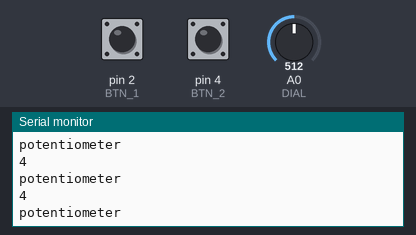
The sketch below on a simulated Arduino Uno, built with avr-gcc and run on an emulated ATmega328P. On the bench: the last lines printed to the serial monitor. The inputs (shaded band) are chosen by the test bench; at power-on: pin 2 (BTN_1) LOW, pin 4 (BTN_2) LOW, A0 (DIAL) = 512.

Above: at 1.2 s.
1.3 s: pin 2 (BTN_1) pulled HIGH for 0.15 s
2.9 s: pin 4 (BTN_2) pulled HIGH for 3.2 s
At 4.0 s:
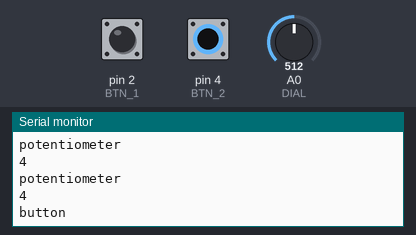
9.1 s: pin 2 (BTN_1) pulled HIGH for 3.2 s
15.3 s: pin 4 (BTN_2) pulled HIGH for 3.2 s
21.5 s: A0 (DIAL) set to 716
At 22.2 s:
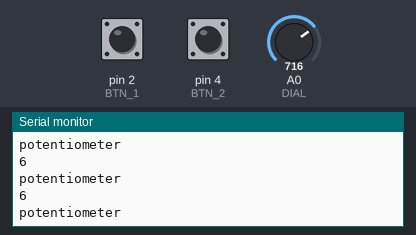
23.0 s: pin 2 (BTN_1) pulled HIGH for 3.2 s
Timing chart, 0 to 26.0 s (numbered marks = the images above; inputs shaded):
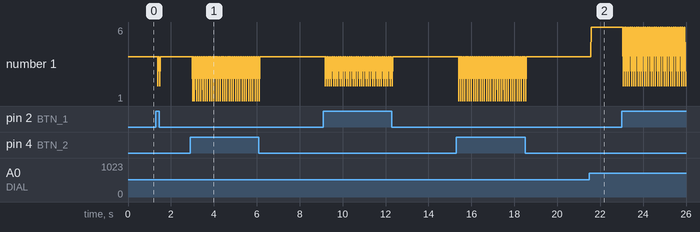

The sketch:

PhysicalInterface.ino
```cpp
/*
Physical Interface
Author: Chenyi Wang
Date: 11/26/2023

Prompt: Build a sketch with a physical interface - take one of your early p5 sketches and make it controllable with digital or analog inputs using serial.

Iteration on tic-tac-toe game - switch the game board to a p5 sketch interface while keeping the player controls physical
*/

/* pins */
const int DIAL = A0;            // input pin for potentiometer
const int BTN_1 = 2;            // input pin for pushbutton 1
const int BTN_2 = 4;            // input pin for pushbutton 2

/* potentiometer values */
int dialCurrValue = 0;
int dialMaxValue = 1023;

/* button */
enum btn_states {
  BTN_PRESSED,
  PRESSED_TO_RELEASED,
  BTN_RELEASED,
  RELEASED_TO_PRESSED
};
btn_states button = BTN_RELEASED;
int buttonState = 0;

void setup() {
  // declare pins
  pinMode(DIAL, INPUT);
  pinMode(BTN_1, INPUT);
  pinMode(BTN_2, INPUT);

  Serial.begin(9600);
}

void loop() {

  dialCurrValue = analogRead(DIAL);

  if (dialCurrValue <= dialMaxValue/9) {
    Serial.println("potentiometer");
    Serial.println(0);  // box index 0 selected
  }
  else if (dialCurrValue > dialMaxValue/9 && dialCurrValue <= dialMaxValue/9*2) {
    Serial.println("potentiometer");
    Serial.println(1);  // box index 1 selected
  }
  else if (dialCurrValue > dialMaxValue/9*2 && dialCurrValue <= dialMaxValue/9*3) {
    Serial.println("potentiometer");
    Serial.println(2);  // box index 2 selected
  }
  else if (dialCurrValue > dialMaxValue/9*3 && dialCurrValue <= dialMaxValue/9*4) {
    Serial.println("potentiometer");
    Serial.println(3);  // box index 3 selected
  }
  else if (dialCurrValue > dialMaxValue/9*4 && dialCurrValue <= dialMaxValue/9*5) {
    Serial.println("potentiometer");
    Serial.println(4);  // box index 4 selected
  }
  else if (dialCurrValue > dialMaxValue/9*5 && dialCurrValue <= dialMaxValue/9*6) {
    Serial.println("potentiometer");
    Serial.println(5);  // box index 5 selected
  }
  else if (dialCurrValue > dialMaxValue/9*6 && dialCurrValue <= dialMaxValue/9*7) {
    Serial.println("potentiometer");
    Serial.println(6);  // box index 6 selected
  }
  else if (dialCurrValue > dialMaxValue/9*7 && dialCurrValue <= dialMaxValue/9*8) {
    Serial.println("potentiometer");
    Serial.println(7);  // box index 7 selected
  }
  else if (dialCurrValue > dialMaxValue/9*8) {
    Serial.println("potentiometer");
    Serial.println(8);  // box index 8 selected
  }

  pushbutton(BTN_1);
  pushbutton(BTN_2);
}

void pushbutton(int btn) {
  // read the state of the pushbutton value
  buttonState = digitalRead(btn);

  // determines next state based on the current pushbutton state
  switch (button) {
    // if button is pushed, go to transition state, if not, stay in current state
    case BTN_RELEASED:
      if (buttonState == HIGH) button = RELEASED_TO_PRESSED;
      else button = BTN_RELEASED;
      break;
    // while in transition state, wait for 50 ms for the pushbutton to become steady
    // afterwards, send serial msg, then go to the pressed state
    case RELEASED_TO_PRESSED:
      delay(50);
      button = BTN_PRESSED;
      if (btn == BTN_1) {
        Serial.println("button");
        Serial.println(1);  // button 1 pressed
      }
      else if (btn == BTN_2) {
        Serial.println("button");
        Serial.println(2);  // button 2 pressed
      }
      break;
    // if button is released, go to transition state, if not, stay in current state
    case BTN_PRESSED:
      if (buttonState == LOW) button = PRESSED_TO_RELEASED;
      else button = BTN_PRESSED;
      break;
    // while in transition state, wait for 50 ms for the pushbutton to become steady, then go to the released state
    case PRESSED_TO_RELEASED:
      delay(50);
      button = BTN_RELEASED;
      break;
  }
}
```

Measured:
- after the input at 2.9 s, the serial monitor: prints a new line after 0.11 s (image 1)
- after the input at 21.5 s, the serial monitor: prints a new line after 0.09 s (image 2)
- plotted number 1: 4 → 6 after the input at 21.5 s
